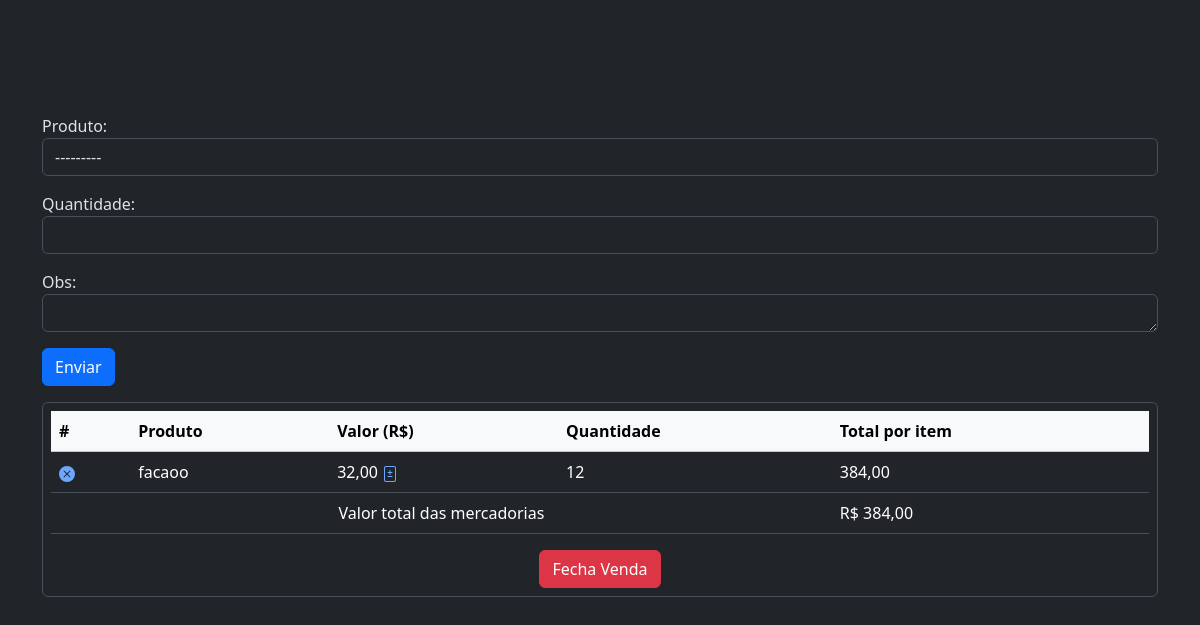
Page /vendas_toninho/ on the committed database.
### carroestoque/models.py (models this page shows, shortened)
class EstoqueCarroToninho(models.Model):
    produto = models.ForeignKey(Produto, on_delete=models.CASCADE)
    quantidade = models.IntegerField(default=0)
    valor = models.DecimalField(max_digits=7 , decimal_places=2, blank=True, null=True ,default=0.00)
    data_entrada = models.DateTimeField(auto_now_add=True)
    class Meta:
        ordering = ['-id']
    def __str__(self):
        return f'{self.produto}'

### produto/models.py (models this page shows)
class Produto(models.Model):
    produto = models.CharField(max_length=200)
    tipo = models.OneToOneField(Tipo, on_delete=models.CASCADE)
    marca = models.CharField(max_length=100)
    custo = models.DecimalField(decimal_places=2 , max_digits=8)
    preco_venda = models.DecimalField(decimal_places=2 , max_digits=8)
    quantidade = models.IntegerField()
    class Meta:
        ordering = ['produto']
    def __str__(self):
        return f"{self.produto}"

### area_vendedores/models.py (models this page shows, shortened)
class VenToninho(models.Model):
    produto = models.ForeignKey(EstoqueCarroToninho, on_delete=models.CASCADE)
    valor = models.DecimalField(max_digits=7, decimal_places=2, blank=True, null=True)
    quantidade = models.IntegerField()
    obs = models.TextField(null=True, blank=True)
    class Meta:
        ordering = ['-id']
    @property
    def total(self):
        tt = self.valor * self.quantidade
        return tt

### area_vendedores/views.py (the view)
# urls.py: path('vendas_toninho/' , VenToninhoListView.as_view() , name='toninho_venda'),
class VenToninhoListView(CreateView):
    model = VenToninho
    template_name = 'toninho.html'
    form_class = VenToninhoForm
    success_url = reverse_lazy('toninho_venda')
    def get_context_data(self, **kwargs):
        context = super().get_context_data(**kwargs)
        context['toninho_model'] = VenToninho.objects.all()
        context['valorfinal'] = metrica_vendedor_toninho()
        return context

### area_vendedores/forms.py (shortened to what this page needs)
class VenToninhoForm(forms.ModelForm):
    class Meta:
        model = VenToninho
        fields = [
            'produto','quantidade','obs',
        ]
        widgets = {
            "produto" : forms.Select(attrs={'class': 'form-control'}),
            "valor" : forms.NumberInput(attrs={'class': 'form-control'}),
            "quantidade" : forms.NumberInput(attrs={'class': 'form-control'}),
            "obs" : forms.Textarea(attrs={'class': 'form-control' , 'rows': 1}),
        }

### area_vendedores/metrica.py (called while the page is built)
def metrica_vendedor_toninho():
    resultado = 0.00
    for i in VenToninho.objects.all():
        resultado += float(i.total)
    return dict(
        valorTotal = number_format(resultado, decimal_pos=2 , force_grouping=True),
    )

### area_vendedores/templates/toninho.html (shortened to what this page needs)
{% extends "base.html" %}
{% block content %}
<div class="container box_vendas">
    <form action="." method="post" class=" mt-4 mb-3">
        {{ form.as_p }}
        <input type="submit" value="Enviar" class="btn btn-primary">
    </form>
    <div class="mb-3 w-100 table-filipe border p-2 rounded">
        <table class="table">
            <thead class="table-light">
                <tr>
                    <th scope="col">#</th>
                    <th scope="col">Produto</th>
                    <th scope="col">Valor (R$)</th>
                    <th scope="col">Quantidade</th>
                    <th scope="col">Total por item</th>
                </tr>
            </thead>
            <tbody>
                {% for venToninho in  toninho_model %}
                <tr>
                    <th scope="row">
                        <a href="{% url "delete_produto_toninho" venToninho.id %}">
                        </a>
                    </th>
                    <td>{{ venToninho.produto }}</td>
                    <td>
                        {{ venToninho.valor }}
                        <a href="{% url "alter_preço_toninho" venToninho.id %}">
                            </a>
                        </td>
                    <td>{{ venToninho.quantidade }}</td>
                    <td>{{ venToninho.total }}</td>
                {% endfor %}
            </tbody>
            <tfoot>
                <tr>
                    <td colspan="4" class="text-center">Valor total das mercadorias</td>
                    <td>R$ {{valorfinal.valorTotal}}</td>
                </tr>
            </tfoot>
        </table>
        <div class="text-center">
            <form action="{% url "teste" %}" method="get">
                <input type="submit" value="Fecha Venda" class="btn btn-danger">
            </form>
        </div>
    </div>
</div>
{% endblock %}

### static/css/tabela.css (style rules this page uses)
thead tr { position: sticky; top: 20vh; }

### rows in the picture
EstoqueCarroToninho: produto "---------"
VenToninho: produto "facaoo", valor "32,00", quantidade "12", total "384,00"

### other values in the picture
{{ valorfinal.valorTotal }} "384,00"
